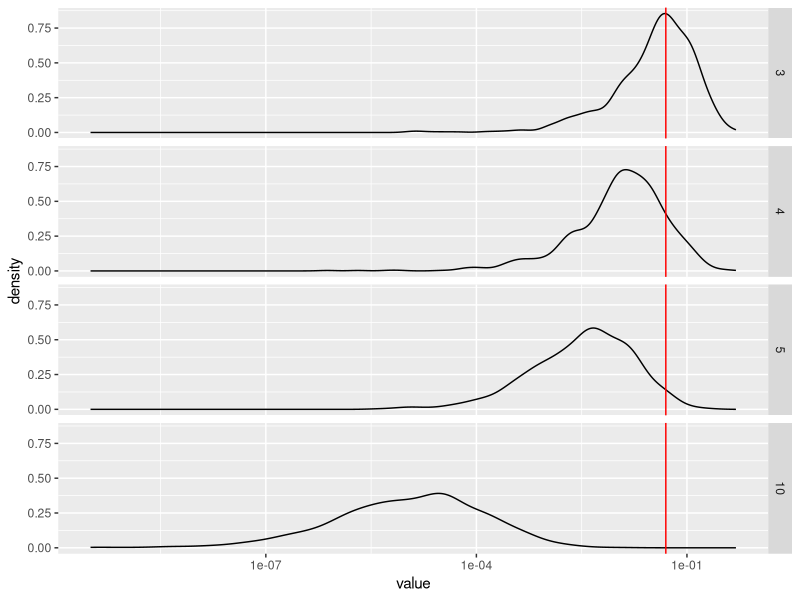

Write the R code that produced this figure.
library(rstatix)
library(tidyverse)

# wa2xwa2 0.5:0.8, wa2xwb 0:0.4
ttest_rep <- function(r) {
  data <- data.frame(c(rep("wa2 x wa2",r),rep("wa2 x wb",r)), c(sample(40:90, r, replace = TRUE), sample(0:50, r, replace = TRUE)))
  colnames(data) <- c("CI", "hatchrate")
  data$hatchrate <-  data$hatchrate / 100
  
  ttest <- data %>% ungroup() %>% t_test(hatchrate ~ CI) %>% select(p)
  if (exists("stat.result") && is.data.frame(get("stat.result")) == TRUE) {
    stat.result <- add_row(stat.result, ttest)
  } else {
    stat.result <- ttest
  }
  return(as.double(stat.result))
}

ttest_bootstrap <- data.frame(value = replicate(1000, ttest_rep(3)), samp = 3)
ttest_bootstrap <- add_row(ttest_bootstrap, data.frame(value = replicate(1000, ttest_rep(4)), samp = 4))
ttest_bootstrap <- add_row(ttest_bootstrap, data.frame(value = replicate(1000, ttest_rep(5)), samp = 5))
ttest_bootstrap <- add_row(ttest_bootstrap, data.frame(value = replicate(1000, ttest_rep(10)), samp = 10))
ttest_bootstrap$samp <- as.factor(ttest_bootstrap$samp)

ttest_bootstrap %>% group_by(samp) %>%
  ggplot()+
  geom_density(aes(x = value)) +
  scale_x_log10() +
  facet_grid(vars(samp)) +
  geom_vline(aes(xintercept = 0.05), color = "red")